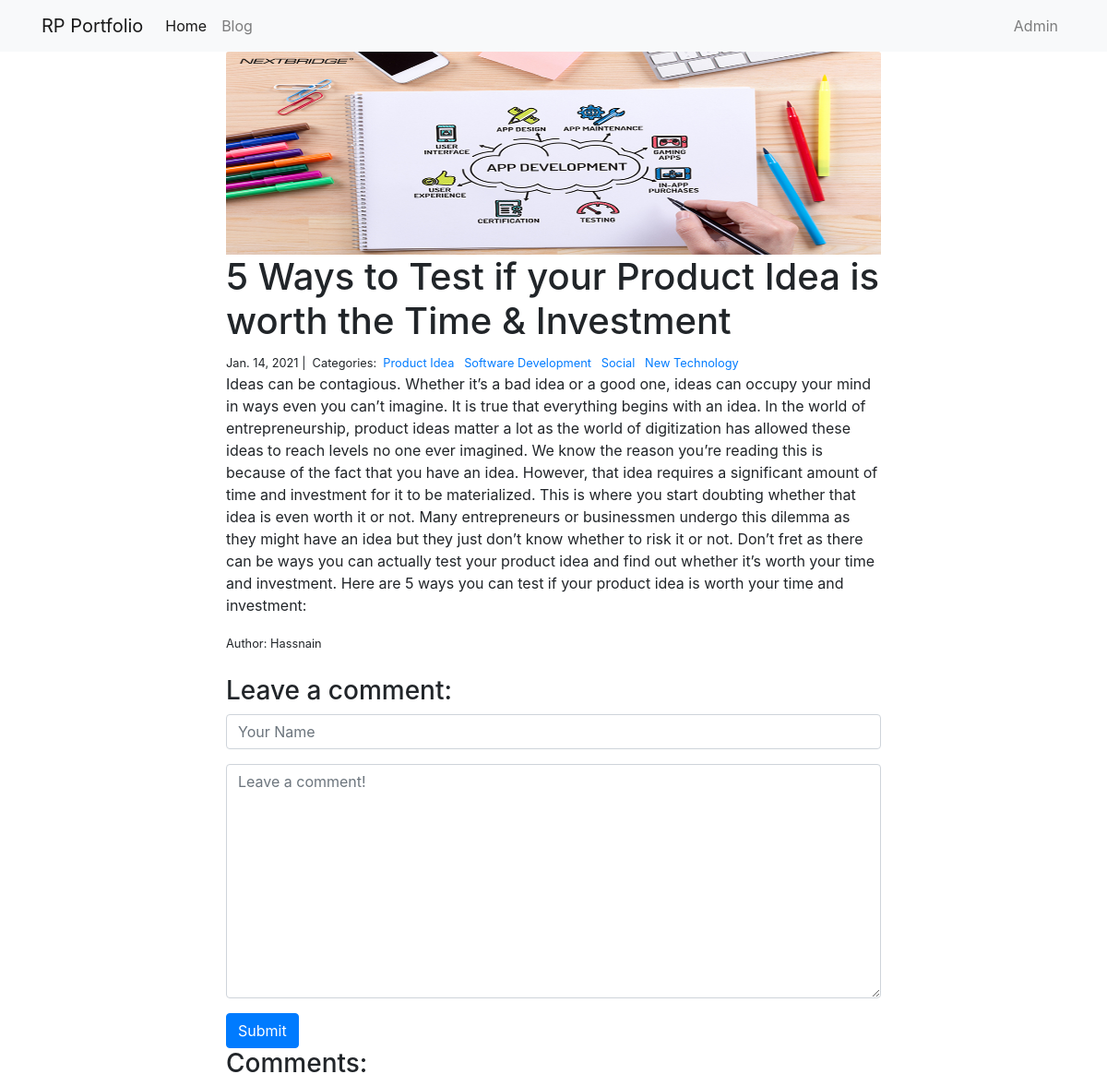
The app's page /blog/2/ with its own data.
### blog/models.py (models this page shows)
class Post(models.Model):
    title = models.CharField(max_length=255)
    author = models.CharField(max_length=255)
    body = models.TextField()
    created_on = models.DateTimeField(auto_now_add=True)
    last_modified = models.DateTimeField(auto_now=True)
    categories = models.ManyToManyField("Category", related_name="posts")
    image = models.CharField(max_length=255)

class Category(models.Model):
    name = models.CharField(max_length=20)
    description = models.TextField()

### blog/views.py (the view, shortened to what this page needs)
# urls.py: path("<int:pk>/", views.blog_detail, name="blog_detail"),
def blog_detail(request, pk):
    post = Post.objects.get(pk=pk)
    form = CommentForm()
    comments = Comment.objects.filter(post=post)
    context = {
        "post": post,
        "comments": comments,
        "form": form,
    }
    return render(request, "blog_detail.html", context)

### blog/forms.py
class CommentForm(forms.Form):
    author = forms.CharField(
        max_length=60,
        widget=forms.TextInput(attrs={
            "class": "form-control",
            "placeholder": "Your Name"
        })
    )
    body = forms.CharField(widget=forms.Textarea(
        attrs={
            "class": "form-control",
            "placeholder": "Leave a comment!"
        })
    )

### blog/templates/blog_detail.html (shortened to what this page needs)
{% extends "base.html" %}
{% load static %}
{% block page_content %}
<div class="col-md-8 offset-md-2">
    <img class="card-img-top" src="{% static post.image %}">
    <h1>{{ post.title }}</h1>
    <small>
        {{ post.created_on.date }} |&nbsp;
        Categories:&nbsp;
        {% for category in post.categories.all %}
        <a href="{% url 'blog_category' category.name %}">
            {{ category.name }}
        </a>&nbsp;
        {% endfor %}
    </small>
    <p>{{ post.body  }}</p>
    <small>
        Author: {{post.author }}
    </small>
    <br><br>
    <h3>Leave a comment:</h3>
    <form action="/blog/{{ post.pk }}/" method="post">
        <div class="form-group">
            {{ form.author }}
        </div>
        <div class="form-group">
            {{ form.body }}
        </div>
        <button type="submit" class="btn btn-primary">Submit</button>
    </form>
    <h3>Comments:</h3>
</div>
{% endblock %}

### personal_portfolio/templates/base.html (shortened to what this page needs)
<!DOCTYPE html>
<html lang="en">
<head>
    <link rel="stylesheet" href="https://stackpath.bootstrapcdn.com/bootstrap/4.1.3/css/bootstrap.min.css">
  </head>
<body >
<nav class="navbar navbar-expand-lg navbar-light bg-light">
    <div class="container">
        <a class="navbar-brand" href="{% url 'project_index' %}">RP Portfolio</a>
        <div class="collapse navbar-collapse" id="navbarSupportedContent">
          <ul class="navbar-nav mr-auto">
            <li class="nav-item active">
              <a class="nav-link" href="{% url 'project_index' %}">Home</a>
            </li>
            <li class="nav-item">
              <a class="nav-link" href="{% url 'blog_index' %}">Blog</a>
            </li>
          </ul>
          <ul class="navbar-nav">
            <li class="nav-item">
              <a class="nav-link" href="/admin">Admin</a>
            </li>
          </ul>
        </div>
    </div>
</nav>
<div class="container" id="test">
    {% block page_content %}{% endblock %}
</div>
</body>
</html>

### personal_portfolio/templates/base.html (style rules this page uses)
#test { animation: fadein 2s; -moz-animation: fadein 2s; -webkit-animation: fadein 2s; -o-animation: fadein 2s; }
.card-img-top { height: 220px; }

### records on screen
Post: image (picture), title "5 Ways to Test if your Product Idea is worth the Time & Investment", created_on "Jan. 14, 2021", body "Ideas can be contagious. Whether it’s a bad idea or a good one, ideas can occupy your mind in ways even you can’t imagine. It is true that everything begins with an idea. In the world of entrepreneurship, product ideas matter a lot as the world of digitization has allowed these ideas to reach levels no one ever imagined. We know the reason you’re reading this is because of the fact that you have an idea. However, that idea requires a significant amount of time and investment for it to be materialized. This is where you start doubting whether that idea is even worth it or not. Many entrepreneurs or businessmen undergo this dilemma as they might have an idea but they just don’t know whether…", author "Hassnain"
Category: name "Product Idea"
Category: name "Software Development"
Category: name "Social"
Category: name "New Technology"
